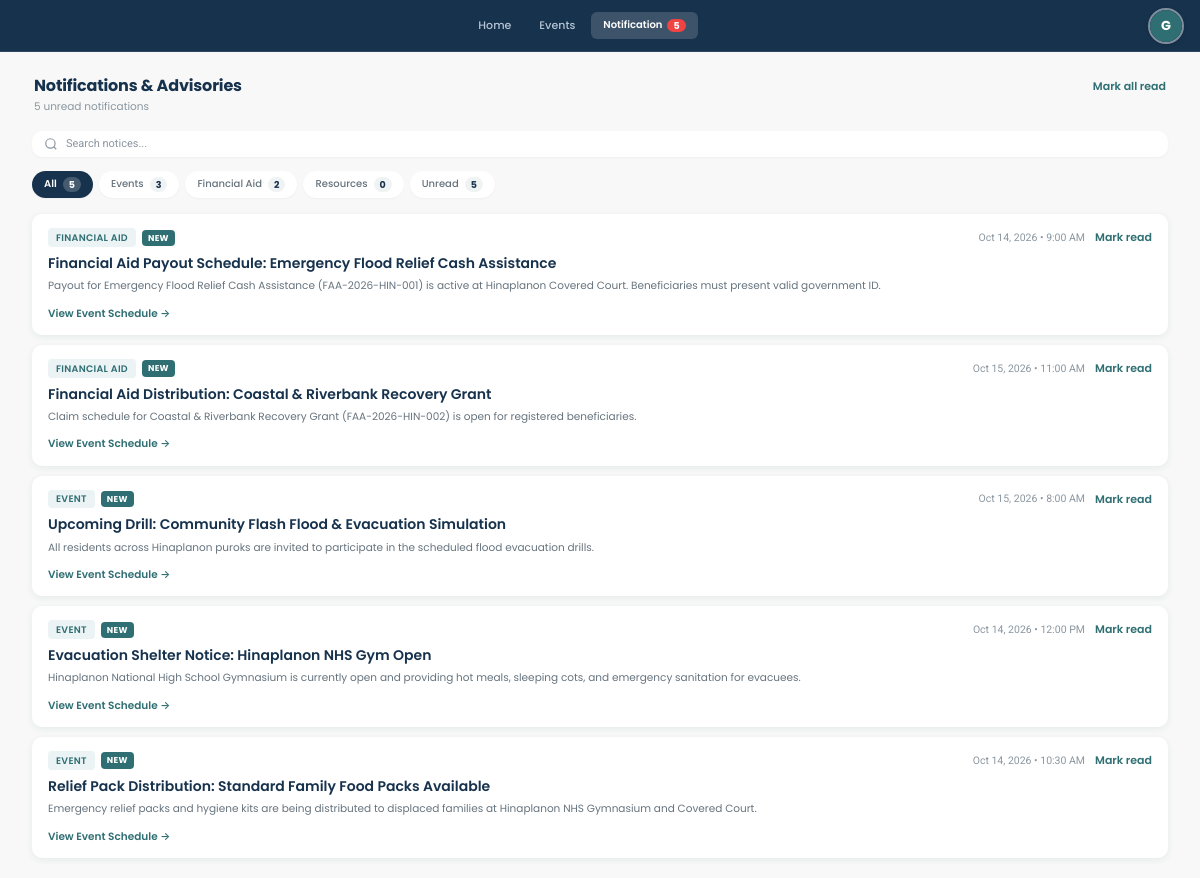
The app's page /views/resident/notifications.php (signed in) with its own data.
### tables this page shows
CREATE TABLE `notifications` (
  `id` int(11) NOT NULL AUTO_INCREMENT,
  `target_role` enum('all','icdrrmo','barangay_head','responder','resident') NOT NULL DEFAULT 'all',
  `target_barangay_id` int(11) DEFAULT NULL,
  `target_puroks` varchar(255) DEFAULT NULL,
  `target_user_id` int(11) DEFAULT NULL,
  `title` varchar(150) NOT NULL,
  `message` text NOT NULL,
  `alert_level` enum('informational','warning','urgent') NOT NULL DEFAULT 'informational',
  `related_module` varchar(50) DEFAULT 'system',
  `related_id` int(11) DEFAULT NULL,
  `created_by` int(11) DEFAULT NULL,
  `created_at` datetime DEFAULT current_timestamp(),
  PRIMARY KEY (`id`),
  KEY `target_barangay_id` (`target_barangay_id`),
  KEY `target_user_id` (`target_user_id`),
  KEY `created_by` (`created_by`),
  CONSTRAINT `notifications_ibfk_1` FOREIGN KEY (`target_barangay_id`) REFERENCES `barangays` (`id`) ON DELETE SET NULL,
  CONSTRAINT `notifications_ibfk_2` FOREIGN KEY (`target_user_id`) REFERENCES `users` (`id`) ON DELETE CASCADE,
  CONSTRAINT `notifications_ibfk_3` FOREIGN KEY (`created_by`) REFERENCES `users` (`id`) ON DELETE SET NULL
);

### backend/services/Helpers.php (called while the page is built, shortened)
<?php
if (!function_exists('clean')) {
function clean($str) {
    return htmlspecialchars(trim((string)$str), ENT_QUOTES, 'UTF-8');
}
}
if (!function_exists('ensureNotificationColumns')) {
function ensureNotificationColumns($db = null): bool {
    static $columnsReady = null;
    if ($columnsReady !== null) {
        return $columnsReady;
    }
    try {
        $chk = $db->query("SHOW COLUMNS FROM `notifications` LIKE 'target_puroks'");
        if ($chk && $chk->rowCount() > 0) {
            return true;
        }
        $chk2 = $db->query("SHOW COLUMNS FROM `notifications` LIKE 'target_puroks'");
        $columnsReady = ($chk2 && $chk2->rowCount() > 0);
        return $columnsReady;
    } catch (Throwable $e) {
        $columnsReady = false;
        return false;
    }
}
}

### backend/services/Auth.php (called while the page is built, shortened)
<?php
require_once __DIR__ . '/Helpers.php';
class Auth {
    public static function getCurrentUser(): ?array {
        return $_SESSION['user'] ?? null;
    }
}
function getCurrentUser(): ?array { return Auth::getCurrentUser(); }

### views/resident/notifications.php (the view, shortened to what this page needs)
<?php
require_once __DIR__ . '/../../backend/services/Auth.php';
require_once __DIR__ . '/../../backend/services/Helpers.php';
$user = getCurrentUser();
$barangayId = (int)($user['barangay_id'] ?? 1);
$db = getDBConnection();
$filterTab = trim($_GET['tab'] ?? 'all');
$filterUnread = !empty($_GET['unread']);
$searchQuery = trim($_GET['q'] ?? '');
$userPurok = trim($user['purok'] ?? '');
$hasNotifPuroks = function_exists('ensureNotificationColumns') ? ensureNotificationColumns($db) : false;
$purokExpr = $hasNotifPuroks ? "COALESCE(n.target_puroks, e.target_puroks)" : "e.target_puroks";
$baseWhere = "
    WHERE (
        (n.target_user_id IS NOT NULL AND n.target_user_id = ?)
        OR
        (n.target_user_id IS NULL AND (n.target_barangay_id = ? OR n.target_barangay_id IS NULL) AND n.target_role IN ('all', 'resident'))
    )
    AND (u.role = 'barangay_head' OR n.created_by IN (SELECT id FROM users WHERE role = 'barangay_head' AND barangay_id = ?))
    AND (
        (n.related_module NOT IN ('events', 'event', 'preparedness', 'financial_aid', 'resources'))
        OR (e.id IS NOT NULL AND (e.is_archived = 0 OR e.is_archived IS NULL))
        OR (n.related_module = 'financial_aid' AND n.target_user_id IS NOT NULL)
    )
    AND (
        n.target_user_id IS NOT NULL
        OR {$purokExpr} IS NULL
        OR TRIM({$purokExpr}) = ''
        OR {$purokExpr} IN ('All Puroks', 'All')
        OR FIND_IN_SET(?, REPLACE({$purokExpr}, ', ', ',')) > 0
    )
";
$baseParams = [(int)$user['id'], $barangayId, $barangayId, $userPurok];
$sql = "
    SELECT n.*, b.name AS barangay_name, u.full_name AS sender_name, nr.id AS is_read
    FROM notifications n
    LEFT JOIN barangays b ON n.target_barangay_id = b.id
    LEFT JOIN users u ON n.created_by = u.id
    LEFT JOIN events e ON (n.related_module IN ('events', 'event', 'preparedness', 'financial_aid', 'resources') AND n.related_id = e.id)
    LEFT JOIN notification_reads nr ON n.id = nr.notification_id AND nr.user_id = ?
    {$baseWhere}
";
$params = array_merge([(int)$user['id']], $baseParams);
$condAid = "(
    n.related_module = 'financial_aid'
    OR (
        (n.related_module IS NULL OR n.related_module = '' OR n.related_module NOT IN ('events', 'event', 'preparedness', 'resources'))
        AND (n.title LIKE '%Financial Aid%' OR n.title LIKE '%Financial Assistance%' OR n.title LIKE '%Cash Assistance%')
    )
)";
$condRes = "(
    n.related_module = 'resources'
    OR (
        (n.related_module IS NULL OR n.related_module = '' OR n.related_module NOT IN ('events', 'event', 'preparedness', 'financial_aid'))
        AND (n.title LIKE '%Relief Goods%' OR n.title LIKE '%Food Assistance%')
    )
)";
$condEvents = "(NOT ($condAid) AND NOT ($condRes))";
$sql .= " ORDER BY (nr.id IS NULL) DESC, FIELD(n.alert_level, 'urgent', 'Critical', 'warning', 'informational'), n.created_at DESC";
$stmt = $db->prepare($sql);
$stmt->execute($params);
$alerts = $stmt->fetchAll(PDO::FETCH_ASSOC);
$countHelper = function(string $extraClause = '') use ($db, $baseWhere, $baseParams): int {
    $cSql = "
        SELECT COUNT(*)
        FROM notifications n
        LEFT JOIN users u ON n.created_by = u.id
        LEFT JOIN events e ON (n.related_module IN ('events', 'event', 'preparedness', 'financial_aid', 'resources') AND n.related_id = e.id)
        {$baseWhere}
        {$extraClause}
    ";
    $stmt = $db->prepare($cSql);
    $stmt->execute($baseParams);
    return (int)$stmt->fetchColumn();
};
$countAll = $countHelper();
$countEvents = $countHelper("AND {$condEvents}");
$countAid = $countHelper("AND {$condAid}");
$countRes = $countHelper("AND {$condRes}");
$unreadStmt = $db->prepare("
    SELECT COUNT(*)
    FROM notifications n
    LEFT JOIN users u ON n.created_by = u.id
    LEFT JOIN events e ON (n.related_module IN ('events', 'event', 'preparedness', 'financial_aid', 'resources') AND n.related_id = e.id)
    LEFT JOIN notification_reads nr ON n.id = nr.notification_id AND nr.user_id = ?
    {$baseWhere}
    AND nr.id IS NULL
");
$unreadStmt->execute(array_merge([(int)$user['id']], $baseParams));
$countUnread = (int)$unreadStmt->fetchColumn();
require_once __DIR__ . '/../layouts/header.php';
?>
<div class="res-notif-wrap">
  <div class="res-header-bar">
    <div>
      <h1 class="res-header-title">Notifications &amp; Advisories</h1>
      <p class="res-header-sub"><?= $countUnread > 0 ? "{$countUnread} unread notifications" : "All notices are up to date" ?></p>
    </div>
    <?php if ($countUnread > 0): ?>
      <button type="button" class="res-mark-all-link" onclick="markAllResidentRead()">
        Mark all read
      </button>
    <?php endif; ?>
  </div>
  <form method="GET" action="notifications.php" class="res-search-box">
    <svg width="14" height="14" viewBox="0 0 24 24" fill="none" stroke="currentColor" stroke-width="2">
      <circle cx="11" cy="11" r="8"></circle>
      <line x1="21" y1="21" x2="16.65" y2="16.65"></line>
    </svg>
    <input type="text" name="q" value="<?= clean($searchQuery) ?>" placeholder="Search notices..." class="res-search-input">
  </form>
  <div class="res-pills-row">
    <a href="notifications.php" class="res-pill <?= $filterTab === 'all' && !$filterUnread ? 'active' : '' ?>">
      <span>All</span>
      <span class="res-pill-count"><?= $countAll ?></span>
    </a>
    <a href="notifications.php?tab=events" class="res-pill <?= $filterTab === 'events' ? 'active' : '' ?>">
      <span>Events</span>
      <span class="res-pill-count"><?= $countEvents ?></span>
    </a>
    <a href="notifications.php?tab=financial_aid" class="res-pill <?= $filterTab === 'financial_aid' ? 'active' : '' ?>">
      <span>Financial Aid</span>
      <span class="res-pill-count"><?= $countAid ?></span>
    </a>
    <a href="notifications.php?tab=resources" class="res-pill <?= $filterTab === 'resources' ? 'active' : '' ?>">
      <span>Resources</span>
      <span class="res-pill-count"><?= $countRes ?></span>
    </a>
    <?php if ($countUnread > 0): ?>
      <a href="notifications.php?unread=1" class="res-pill <?= $filterUnread ? 'active' : '' ?>">
        <span>Unread</span>
        <span class="res-pill-count"><?= $countUnread ?></span>
      </a>
    <?php endif; ?>
  </div>
  <div class="res-cards-list">
    <?php if (empty($alerts)): ?>
      <div class="res-empty-box">
        <div style="font-weight: 600; font-size: 13px; color: var(--color-primary, #17324D); margin-bottom: 4px;">
          No Notifications
        </div>
        <div style="font-size: 11px; color: var(--color-text-muted, #8A96A0);">
          No active notices found matching your selection.
        </div>
      </div>
    <?php else: ?>
      <?php foreach ($alerts as $a):
        $isRead = !empty($a['is_read']);
        $mod = $a['related_module'] ?? '';
        $tLower = strtolower($a['title'] . ' ' . ($a['message'] ?? ''));
        if ($mod === 'financial_aid') {
            $tagLabel = 'Financial Aid';
        } elseif ($mod === 'resources') {
            $tagLabel = 'Resources';
        } elseif (in_array($mod, ['events', 'event', 'preparedness'], true)) {
            $tagLabel = 'Event';
        } else {
            if (strpos($tLower, 'financial aid') !== false || strpos($tLower, 'financial assistance') !== false || strpos($tLower, 'cash assistance') !== false) {
                $tagLabel = 'Financial Aid';
            } elseif (strpos($tLower, 'relief goods') !== false || strpos($tLower, 'food assistance') !== false || strpos($tLower, 'resource') !== false) {
                $tagLabel = 'Resources';
            } else {
                $tagLabel = 'Event';
            }
        }
        $formattedDate = date('M d, Y • g:i A', strtotime($a['created_at']));
      ?>
        <div class="res-card <?= !$isRead ? 'is-unread' : '' ?>" id="resNotifItem<?= (int)$a['id'] ?>">
          <div class="res-card-top">
            <div class="res-card-badges">
              <span class="res-tag"><?= $tagLabel ?></span>
              <?php if (!$isRead): ?>
                <span class="res-unread-badge">New</span>
              <?php endif; ?>
            </div>
            <div class="res-card-meta">
              <span class="res-date"><?= $formattedDate ?></span>
              <?php if (!$isRead): ?>
                <button type="button" class="res-read-btn" onclick="markResidentRead(<?= (int)$a['id'] ?>, this)">
                  Mark read
                </button>
              <?php endif; ?>
            </div>
          </div>
          <h2 class="res-title"><?= clean($a['title']) ?></h2>
          <p class="res-message">
            <?= nl2br(clean($a['message'])) ?>
          </p>
          <?php if (in_array($mod, ['events', 'preparedness', 'financial_aid', 'resources'], true) || !empty($a['related_id'])): ?>
            <div class="res-link-row">
              <a href="events.php" class="res-link">View Event Schedule &rarr;</a>
            </div>
          <?php endif; ?>
        </div>
      <?php endforeach; ?>
    <?php endif; ?>
  </div>
</div>
<?php require_once __DIR__ . '/../layouts/footer.php'; ?>

### frontend/css/app.css (style rules this page uses)
:root { --color-primary: #17324D; --color-primary-dark: #102336; --color-primary-light: #214364; --color-secondary: #2F6F73; --color-secondary-light: #3D8C91; --color-background: #F7F8F7; --color-surface: #FFFFFF; --color-surface-hover: #F9FAFB; --color-surface-subtle: #F0F3F4; --color-text: #24313A; --color-text-secondary: #66737D; --color-text-muted: #8A96A0; --color-border: #D9E0E3; --color-border-light: #E7EDF0; --color-success: #2E7D32; --color-success-bg: #EAF4EB; --color-success-border: #BCE3C1; --color-warning: #B78103; --color-warning-bg: #FEF8E8; --color-warning-border: #FCE6AA; --color-danger: #C62828; --color-danger-bg: #FDE8E8; --color-danger-border: #F8B4B4; --color-info: #1565C0; --color-info-bg: #EBF3FC; --color-info-border: #B7D7FA; --font-primary: 'Poppins', -apple-system, BlinkMacSystemFont, 'Segoe UI', sans-serif; --font-secondary: 'Roboto', -apple-system, BlinkMacSystemFont, 'Segoe UI', sans-serif; --text-2xs: 9px; --text-xs: 10px; --text-sm: 11px; --text-base: 12px; --text-card-title: 13px; --text-section-title: 14px; --text-page-title: 16px; --radius-primary: 10px; --radius-sm: 6px; --radius-full: 9999px; --space-1: 4px; --space-2: 8px; --space-3: 10px; --space-4: 12px; --space-5: 16px; --space-6: 20px; --space-7: 24px; --shadow-subtle: 0 1px 3px rgba(23, 50, 77, 0.06); --shadow-card: 0 1px 4px rgba(23, 50, 77, 0.08); --shadow-modal: 0 4px 16px rgba(23, 50, 77, 0.16); --topbar-height: 52px; --sidebar-width: 230px; }
*, *::before, *::after { box-sizing: border-box; margin: 0; padding: 0; }
html, body { height: 100%; max-height: 100%; overflow: hidden; font-family: var(--font-primary); font-size: var(--text-xs); line-height: 1.45; color: var(--color-text); background-color: var(--color-background); -webkit-font-smoothing: antialiased; -moz-osx-font-smoothing: grayscale; }
h1, h2, h3, h4, h5, h6 { color: var(--color-primary); font-weight: 600; line-height: 1.25; }
h1 { font-size: var(--text-page-title); }
h2 { font-size: var(--text-section-title); }
p, span, label, input, button, select, textarea, table { font-size: var(--text-xs); }
input, button, select, textarea { font-family: inherit; }
a { color: var(--color-secondary); text-decoration: none; transition: color 0.15s ease; }
@media (min-width: 901px) { body.citizen-responder-shell .main-content>* { max-width: 1320px; margin-left: auto; margin-right: auto; } }
body.citizen-responder-shell { font-family: var(--font-primary, 'Poppins', sans-serif); font-size: 10.5px; color: var(--color-text, #24313A); background-color: var(--color-background, #F7F8F7); }
body.citizen-responder-shell h1, body.citizen-responder-shell .page-header h1, body.citizen-responder-shell .page-title { font-size: 16px !important; font-weight: 700 !important; line-height: 1.25 !important; color: var(--color-primary, #17324D) !important; letter-spacing: -0.01em; }
body.citizen-responder-shell h2, body.citizen-responder-shell .section-title, body.citizen-responder-shell .section-header h2 { font-size: 14px !important; font-weight: 600 !important; line-height: 1.3 !important; color: var(--color-primary, #17324D) !important; }
body.citizen-responder-shell p, body.citizen-responder-shell .desc, body.citizen-responder-shell .meta-text, body.citizen-responder-shell .protocol-item, body.citizen-responder-shell .text-muted, body.citizen-responder-shell .list-group-item, body.citizen-responder-shell .alert-body { font-size: 10.5px !important; line-height: 1.48 !important; }
body.citizen-responder-shell input, body.citizen-responder-shell select, body.citizen-responder-shell textarea, body.citizen-responder-shell .form-control { font-size: 11px !important; font-family: var(--font-secondary, 'Roboto', sans-serif); }
body.citizen-responder-shell button, body.citizen-responder-shell .btn { font-size: 11px !important; font-family: var(--font-primary, 'Poppins', sans-serif); font-weight: 600 !important; }
html { scroll-behavior: smooth; }

### records on screen
notifications: related_module "FINANCIAL AID", created_at "Oct 14, 2026 • 9:00 AM", title "Financial Aid Payout Schedule: Emergency Flood Relief Cash Assistance", message "Payout for Emergency Flood Relief Cash Assistance (FAA-2026-HIN-001) is active at Hinaplanon Covered Court. Beneficiaries must present valid government ID.", shows "View Event Schedule →"
notifications: related_module "FINANCIAL AID", created_at "Oct 15, 2026 • 11:00 AM", title "Financial Aid Distribution: Coastal & Riverbank Recovery Grant", message "Claim schedule for Coastal & Riverbank Recovery Grant (FAA-2026-HIN-002) is open for registered beneficiaries.", shows "View Event Schedule →"
notifications: related_module "EVENT", created_at "Oct 15, 2026 • 8:00 AM", title "Upcoming Drill: Community Flash Flood & Evacuation Simulation", message "All residents across Hinaplanon puroks are invited to participate in the scheduled flood evacuation drills.", shows "View Event Schedule →"
notifications: tagLabel "EVENT", created_at "Oct 14, 2026 • 12:00 PM", title "Evacuation Shelter Notice: Hinaplanon NHS Gym Open", message "Hinaplanon National High School Gymnasium is currently open and providing hot meals, sleeping cots, and emergency sanitation for evacuees.", related_module "View Event Schedule →"
notifications: tagLabel "EVENT", created_at "Oct 14, 2026 • 10:30 AM", title "Relief Pack Distribution: Standard Family Food Packs Available", message "Emergency relief packs and hygiene kits are being distributed to displaced families at Hinaplanon NHS Gymnasium and Covered Court.", related_id "View Event Schedule →"

### other values on screen
$unreadCount "5"
$countUnread "5"
$countAll "5"
$countEvents "3"
$countAid "2"
$countRes "0"
